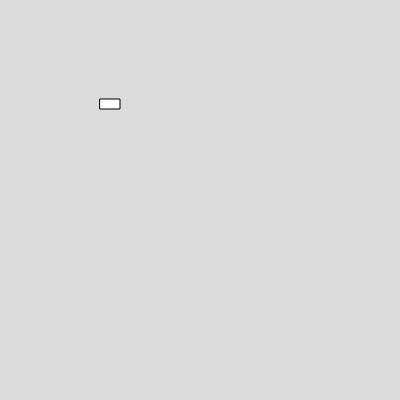
Frame 1 (no input)
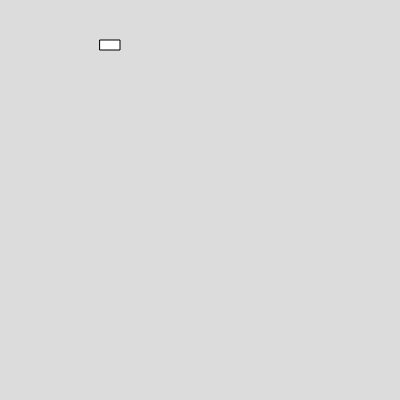
Frame 60 (no input)
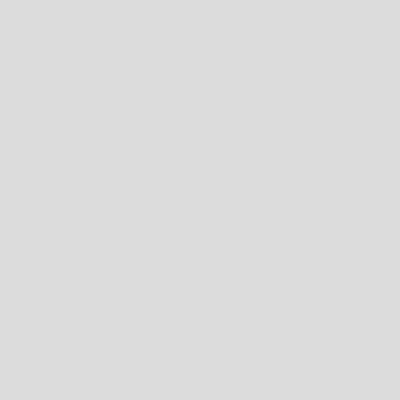
Frame 120 (the mouse pressed at the canvas centre since frame 60)

The p5.js sketch that drew these frames (run headless with seeded random() and noise() and a simulated clock; from frame 60 on, the mouse is pressed at the canvas centre):

// p5.js sketch
// ── sketch.js
var B;



function setup() 
{
createCanvas(400, 400);

B=new Box(100,100,20,10,2,1);

}

function draw() 
{
background(220);
B.move();
B.show();
}


// ── box.js
class Box
  {
    constructor(x,y,w,h,vx,vy)
    {
      this.x =x;
      this.y =y;
      this.w =w;
      this.h = h;
      this.vx = vx;
      this.vy = vy
    }
    
    show()
    {
      rect(this.x,this.y,this.w,this.h)
    }
    
    move()
    {
      this.y = this.y-this.vy;

    }

  }

  
